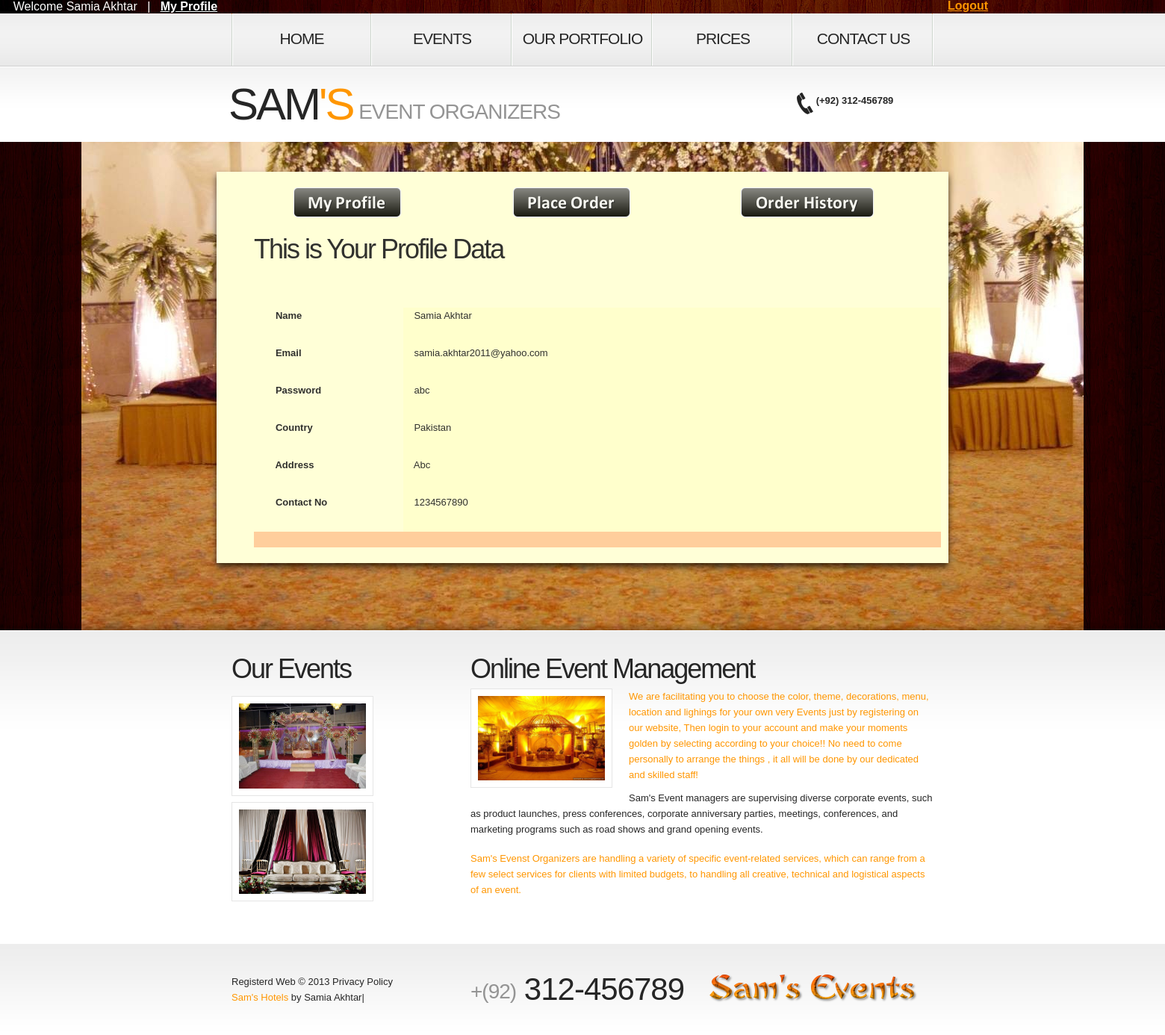
The page /user/myprofile.php (signed in) on the database its author committed.
### tables this page shows
CREATE TABLE IF NOT EXISTS `user_registration_table` (
  `u_id` int(11) NOT NULL AUTO_INCREMENT,
  `u_name` varchar(255) NOT NULL,
  `u_cnic` varchar(255) NOT NULL,
  `u_email` varchar(255) NOT NULL,
  `u_pass` varchar(255) NOT NULL,
  `u_country` varchar(255) NOT NULL,
  `u_address` varchar(255) NOT NULL,
  `u_contact` varchar(255) NOT NULL,
  PRIMARY KEY (`u_id`),
  UNIQUE KEY `u_cnic` (`u_cnic`)
);

### user/myprofile.php (the view, shortened to what this page needs)
<!DOCTYPE html>
<html lang="en">
<head>
    <link rel="stylesheet" href="css/reset.css" type="text/css" media="screen">
    <link rel="stylesheet" href="css/style.css" type="text/css" media="screen">
    <link rel="stylesheet" href="css/grid.css" type="text/css" media="screen">
</head>
<body id="page4">
<header>
       <?php
if (!isset($_SESSION['s_uname'])){
                          echo "<div class=mybar id=L1 style=background-image:url(images/bg-top-tail2.jpg)>
						  &nbsp; &nbsp;&nbsp; &nbsp; &nbsp; &nbsp;  &nbsp; &nbsp; &nbsp; &nbsp; &nbsp;  &nbsp; &nbsp; &nbsp; &nbsp; &nbsp;  &nbsp; &nbsp; &nbsp; &nbsp; &nbsp; &nbsp; &nbsp; &nbsp; &nbsp; &nbsp; &nbsp; &nbsp; &nbsp; &nbsp; &nbsp; &nbsp; &nbsp; &nbsp; &nbsp; &nbsp; &nbsp; &nbsp; &nbsp; &nbsp; &nbsp; &nbsp; &nbsp; &nbsp; &nbsp; &nbsp; &nbsp; &nbsp; &nbsp; &nbsp; &nbsp; &nbsp; &nbsp; &nbsp; &nbsp; &nbsp; &nbsp; &nbsp; &nbsp; &nbsp; &nbsp; &nbsp; &nbsp; &nbsp; &nbsp; &nbsp; &nbsp; &nbsp; &nbsp; <div class=menu>
     <div class=mylogout >
       <a href=register.php><strong>Register</strong></a> &nbsp; &nbsp; | &nbsp; &nbsp;
                                <a href=login.php><strong>Login</strong></a>
</div></div></div>";
    }
	else
	{
		$name= $_SESSION['s_uname'];
echo  "<div class=mybar id=L2 style=background-image:url(images/bg-top-tail2.jpg)>";
        echo "<div class=menu>";
echo " &nbsp; &nbsp; Welcome $name ";
	echo " &nbsp; | &nbsp; <a href=myprofile.php class=active><strong>My Profile</strong></a>";
     echo" <div class=mylogout>&nbsp; &nbsp; &nbsp; &nbsp; &nbsp; &nbsp; &nbsp; &nbsp; &nbsp; &nbsp;
       <a href=logout.php><strong>Logout</strong></a> &nbsp; &nbsp;
</div>
                           </div> </div>";
          }
    ?>
    	<div class="row-1">
        	<div class="main">
            	<div class="container_12">
                	<div class="grid_12">
                    	<nav>
                            <ul class="menu">
                               <li><a href="home.php">Home</a></li>
                                <li><a href="events.php">Events</a></li>
                                <li><a href="portfolio.php">Our Portfolio</a></li>
                            <li><a href="pricing.php">Prices</a></li>
                                <li><a href="contacts.php">Contact Us</a></li>
                            </ul>
                        </nav>
                    </div>
                </div>
            </div>
        </div>
        <div class="row-2">
        	<div class="main">
            	<div class="container_12">
                	<div class="grid_9">
                    	<h1>
                            <a class="logo" href="home.php">Sam<strong>'s</strong></a>
                            <span>Event Organizers</span>
                        </h1>
                    </div>
                    <div class="grid_3">
                    	<form id="search-form" method="post" enctype="multipart/form-data">
                          <img src="images/pic-1.png" width="22" height="29"> <strong> (+92) 312-456789</strong>
                        </form>
                     </div>
                </div>
            </div>
        </div>
    </header><div class="ic"></div>
    <section id="content">
        <div class="bg-top">
       	  <div class="bg-top-2">
            <div class="bg">
              <div class="bg-top-shadow">
                <div class="main">
                  <div class="box p3" style="background-color:#FFFFD7">
                  <div class="trans" style="background-color:#FFFFD7">
                    <div class="container_12">
                         <table width="962" border="0" cellspacing="2" cellpadding="10"  >
  <tr>
  <td width="44" colspan=""> <br> </td>
  </tr>
  <tr>
    <th width="218" scope="row"  bgcolor="#000000"><a href="myprofile.php" target="_self"><img src="images/button (5).png" width="144" height="40"></a><br></th>
    <th width="179"  bgcolor="#000000"> <a href="select_event.php" target="_self"><img src="images/button (6).png" width="157" height="40"></a>
     <br> </td>
    <th width="239"  bgcolor="#000000"> <a href="order_history.php" target="_self"><img src="images/button (8).png" width="178" height="40"></a><br></th>
  </tr>
  <tr><td colspan="4"><br></td></tr>
</table>
                      <div class="wrapper">
                                            <div class="grid_12">
                                            	<div class="indent-left">
                                                	<h3 class="p2">This is Your Profile Data</h3>
      <?php
	 $s_id = $_SESSION['s_uid'];
	$sql = "SELECT * FROM user_registration_table WHERE u_id='$s_id' ";
	$rs = mysql_query($sql) or die(mysql_error());
	while($row = mysql_fetch_array($rs))
	{
		echo  "
		<table width=950 height=300 border=0 align=center cellpadding=10 cellspacing=2>
  <tr><td> <br> <br> </td></tr>";
  echo "<tr> <th height=50 scope=row  align=left width=200> &nbsp; &nbsp; &nbsp; &nbsp; Name</th>
   <td  align=left bgcolor=#FFFFCC> &nbsp; &nbsp; " . $row['u_name'] . " &nbsp; </td>
  </tr>
  <tr>
    <th height=50 scope=row  align=left>&nbsp; &nbsp; &nbsp; &nbsp;  Email</th>
    <td  align=left bgcolor=#FFFFCC> &nbsp; &nbsp; " . $row['u_email'] . " &nbsp; </td>
  </tr>
  <tr>
    <th height=50 scope=row  align=left> &nbsp; &nbsp; &nbsp; &nbsp;  Password</th>
    <td  align=left bgcolor=#FFFFCC> &nbsp; &nbsp; "  . $row['u_pass'] . " &nbsp;  </td>
  </tr>
  <tr>
    <th height=50 scope=row  align=left>&nbsp; &nbsp; &nbsp; &nbsp;  Country</th>
    <td  align=left bgcolor=#FFFFCC> &nbsp; &nbsp;  " . $row['u_country'] . " &nbsp; </td>
  </tr>
  <tr>
    <th height=50 scope=row  align=left> &nbsp; &nbsp; &nbsp; &nbsp; Address</th>
    <td  align=left bgcolor=#FFFFCC> &nbsp; &nbsp; " . $row['u_address'] . " &nbsp; </td>
  </tr>
  <tr>
    <th scope=row height=50 align=left > &nbsp; &nbsp; &nbsp; &nbsp; Contact No</th>
    <td  align=left bgcolor=#FFFFCC> &nbsp; &nbsp;  " . $row['u_contact'] . " &nbsp;  <br> <br> </td>
  </tr>
  <tr><td bgcolor=#FFCC99 width=2000 colspan=3> &nbsp; &nbsp; &nbsp; &nbsp; &nbsp;  &nbsp; &nbsp; &nbsp; &nbsp; &nbsp;  &nbsp; &nbsp; &nbsp; &nbsp; &nbsp; &nbsp; &nbsp; &nbsp; &nbsp; &nbsp; &nbsp; &nbsp; &nbsp; &nbsp; &nbsp; &nbsp; &nbsp; &nbsp; &nbsp; &nbsp; &nbsp; &nbsp; &nbsp; &nbsp; &nbsp; &nbsp; &nbsp; &nbsp; &nbsp; &nbsp; &nbsp; &nbsp; &nbsp; &nbsp; &nbsp; &nbsp; &nbsp; &nbsp; &nbsp; &nbsp; &nbsp; &nbsp; &nbsp; &nbsp; &nbsp; &nbsp; &nbsp; &nbsp; &nbsp; &nbsp; &nbsp; &nbsp; &nbsp; &nbsp; &nbsp; &nbsp; &nbsp; &nbsp; &nbsp; &nbsp; &nbsp; &nbsp; &nbsp; &nbsp; &nbsp; &nbsp; &nbsp; &nbsp; &nbsp; &nbsp; &nbsp; &nbsp; &nbsp; &nbsp; &nbsp; &nbsp; &nbsp; &nbsp; &nbsp; &nbsp; &nbsp; &nbsp; &nbsp; &nbsp; &nbsp; &nbsp; &nbsp; &nbsp;
  </td>
  </tr>
</table>
";
		}
?>
                                                </div>
                                            </div>
                                        </div>
                          </div>
                        </div>
                    </div>
                </div>
            </div>
        </div>
        <div class="bg-bot">
        	<div class="main">
            	<div class="container_12">
            	  <div class="wrapper">
            	    <article class="grid_4">
            	      <h3 class="p2">Our Events </h3>
                      <div class="wrapper">
   	    <figure class="img-indent frame2"><img src="images/pay.jpg" alt="" width="170"/></figure>
   	    <figure class="img-indent frame2"><img src="images/pay3.jpg" alt="" width="170"/></figure>
 	    </div>
          	      </article>
            	    <article class="grid_8">
            	    <h3 class="prev-indent-bot2">Online Event Management</h3>
            	    <div class="wrapper">
            	      <figure class="img-indent frame2"><img src="images/pay2.jpg" alt="" width="170"/></figure>
            	      <p class="prev-indent-bot color-4">We are facilitating you to choose the color, theme, decorations, menu, location and lighings for your own very Events just by registering on our website, Then login to your account and make your moments golden by selecting according to your choice!!
            	      No need to come personally to arrange the things , it all will be done by our dedicated and skilled staff!</p>
                      <p>Sam's Event managers are supervising diverse corporate events, such as product launches, press conferences, corporate anniversary parties, meetings, conferences, and marketing programs such as road shows and grand opening events.
                      </p>
                      <p class="prev-indent-bot color-4">
Sam's Evenst Organizers are handling a variety of specific event-related services, which can range from a few select services for clients with limited budgets, to handling all creative, technical and logistical aspects of an event.</p>
            	      </article>
          	      </div>
          	    </div>
           	  </div>
        </div>
    </section>
<footer>
        <div class="main">
        	<div class="container_12">
<div class="wrapper">
                	<div class="grid_4">
                    	<div>Registerd Web &copy; 2013 <a class="link color-3" href="#">Privacy Policy</a></div>
                        <div><a rel="nofollow" target="_blank" hrfhome.php">Sam's Hotels</a> by Samia Akhtar|</div>
                    </div>
                    <div class="grid_4">
                    	<span class="phone-numb"><span>+(92)</span> 312-456789</span>
                    </div>
                    <div class="grid_4">
                    	<ul class="list-services">
                        	<li><img src="images/cooltext1148772876.png" width="279" height="39"></li>
                        </ul>
                    </div>
                </div>
            </div>
        </div>
    </footer>
</body>
</html>

### user/css/style.css (style rules this page uses)
article, aside, audio, canvas, command, datalist, details, embed, figcaption, figure, footer, header, hgroup, keygen, meter, nav, output, progress, section, source, video { display:block }
html { width:100% }
body { font-family:Arial, Helvetica, sans-serif;font-size:100%;color:#262626;min-width:980px;background:#fff }
.bg-top-shadow { width:100%; background:url(../images/bg-top-shadow.png) center bottom repeat-x; padding:40px 0 52px }
#page4 .bg-top-shadow { padding:40px 0 60px }
.bg-top { width:100%; background:url(../images/bg-top-tail.jpg) center top repeat-x }
.bg-top-2 { width:100%; background:url(../images/bg-top-tail2.jpg) center top repeat-y }
.bg { width:100%; background:url(../images/bg-top.jpg) center top no-repeat fixed }
.bg-bot { width:100%; background:url(../images/bg-bot-tail.gif) center top repeat-x #fff; padding:30px 0 55px }
#page3 .bg-bot, #page4 .bg-bot { padding:30px 0 49px }
.main { width:980px;padding:0;margin:0 auto;font-size:0.8125em;line-height:1.6153em }
a { color:#ff9601; outline:none }
.wrapper { width:100%; overflow:hidden; position:relative }
.trans { filter: Alpha(Opacity=95); opacity:0.95; }
.mybar { font-family:Arial, Helvetica, sans-serif; color:#FFF; background-image:url(file:///E|/Vertigo/VertrigoServ/www/Event_Management/user/images/bg-top-tail2.jpg) }
.mylogout { position:absolute; width:384px; left: 1180px; top: -1px; height: 22px; }
p { margin-bottom:18px }
.p2 { margin-bottom:15px }
.p3 { margin-bottom:30px }
.color-3 { color:#262626 }
.color-4 { color:#ff9601 }
.frame2 { padding:9px;background:#fff;border:1px solid #e5e5e5 }
.indent-left { padding-left:30px }
.img-indent { float:left; margin:0 22px 8px 0 }
.prev-indent-bot { margin-bottom:10px }
.prev-indent-bot2 { margin-bottom:5px }
.menu li a, .list-1 li a, .list-2 li a, .link, .button, .logo { text-decoration:none }
header { width:100%;position:relative;z-index:2 }
.row-1 { width:100%;height:71px;background:url(../images/row1-top-tail.gif) left top repeat-x }
.row-2 { width:100%;min-height:101px;background:url(../images/row2-tail.gif) left top repeat-x #fff }
h1 { padding:15px 0 0 0;position:relative;font-weight:normal;text-transform:uppercase;margin-left:-4px;font-family:"Trebuchet MS", Arial, Helvetica, sans-serif }
h1 span { display:inline-block; font-size:28px; line-height:1.2em; color:#949494; letter-spacing:-1px; padding:29px 0 0 4px }
.logo { display:inline-block;font-size:60px;line-height:1.2em;;color:#262626;cursor:pointer;letter-spacing:-3px }
.logo strong { color:#ff9601; font-weight:normal }
.menu { padding:0;width:100% }
.menu li { float:left;position:relative }
.menu li:first-child { background:url(../images/menu-a-tail.gif) 0 -71px no-repeat }
menu a, .menu li a { font-family:"Trebuchet MS", Arial, Helvetica, sans-serif;display:block;width:188px;font-size:21px;line-height:1.238em;padding:21px 0 24px 0;color:#262626;text-align:center;text-transform:uppercase;background:url(../images/menu-a-tail.gif) right -71px no-repeat;letter-spacing:-1px }
.menu a.active { color:#fff;background-position:left top;background-repeat:repeat-x;background-color:#000 }
#search-form { padding:35px 0px 0 37px }
#content { width:100%;padding:0;position:relative;z-index:1 }
h3 { font-family:"Trebuchet MS", Arial, Helvetica, sans-serif;font-size:36px;line-height:1.2em;margin:0 0 22px 0;color:#262626;font-weight:normal;letter-spacing:-2px }
.box { width:100%;background:#fff;box-shadow: 0px 5px 8px rgba(0,0,0,0.70);-moz-box-shadow: 0px 5px 8px rgba(0,0,0,0.70);-webkit-box-shadow: 0px 5px 8px rgba(0,0,0,0.70) }
footer { width:100%;padding:40px 0 33px;background:url(../images/footer-tail.gif) center top repeat-x #fff }
.phone-numb { display:inline-block;font-size:42px;line-height:1.2em;font-family:"Trebuchet MS", Arial, Helvetica, sans-serif;letter-spacing:-1px;margin-top:-4px }
.phone-numb span { display:inline-block; font-size:28px; color:#949494; padding-top:3px }
.list-services { padding:0 }
.list-services li { float:left; padding:0 0 0 20px }
.list-services li:first-child { padding:0 }

### rows shown on the page
user_registration_table: u_name "Samia Akhtar", u_email "samia.akhtar2011@yahoo.com", u_pass "abc", u_country "Pakistan", u_address "Abc", u_contact "1234567890"

### other values the page prints
$name "Samia Akhtar"
